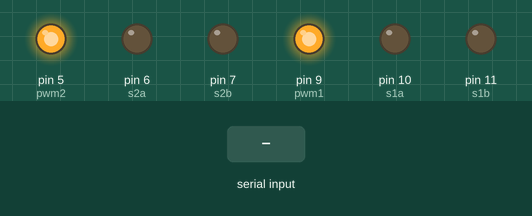
Simulated run of this sketch. Board: Arduino Uno, built with avr-gcc and run on an emulated ATmega328P. Parts: output pins drawn as LEDs (lit = HIGH). Inputs (shaded band) come from the test bench.

Above: at 1.2 s.
1.3 s: byte 30 received over Serial
At 2.5 s:
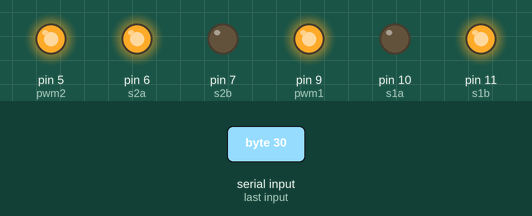
2.8 s: byte 90 received over Serial
At 3.9 s:
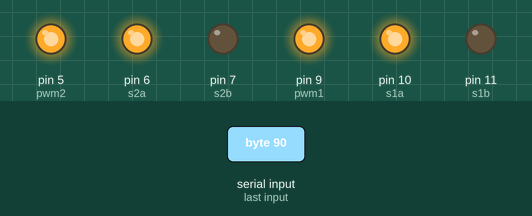
Timing chart, 0 to 5.8 s (numbered marks = the images above; inputs shaded):
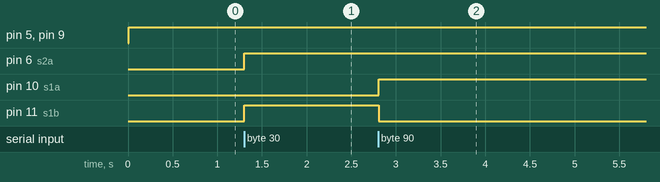

Measured:
- after the input at 1.3 s, pin 6 (s2a), pin 11 (s1b): LOW → HIGH at once
- after the input at 2.8 s, pin 10 (s1a): LOW → HIGH at once; pin 11 (s1b): HIGH → LOW at once

The sketch:

997_ten_numer_to_k_opoty.ino
```cpp
#include <SPI.H>

#define s1a 10
#define s1b 11
#define s2a 6
#define s2b 7
#define pwm1 9
#define pwm2 5

void setup() {
  Serial.begin(9600); // rozpocznij komunikacje z predkoscia 9600
  pinMode(s1a, OUTPUT);
  pinMode(s1b, OUTPUT);
  pinMode(s2a, OUTPUT);
  pinMode(s2b, OUTPUT);
  pinMode(pwm1, OUTPUT);
  pinMode(pwm2, OUTPUT);

  digitalWrite(pwm1, LOW);
  digitalWrite(pwm2, LOW);
}


void loop() {
  delay(10);
  digitalWrite(pwm1, HIGH);
  digitalWrite(pwm2, HIGH);
  int i;

  while (Serial.available() > 0) { // sprawdcz czy jest jakas wartosc
    char wartosc = Serial.read(); // czytaj wartosc
    // analogWrite(9, wartosc); // jakas akcja inc...byte = <0,255> chyba xD
  if(wartosc<=85)
  {
    digitalWrite(s1a, LOW);
    digitalWrite(s1b, HIGH);
    digitalWrite(s2b, LOW);
    digitalWrite(s2a, HIGH);

  }
  else if(wartosc>85 && wartosc<=170)
  {
    digitalWrite(s1b, LOW);
    digitalWrite(s1a, HIGH);
    digitalWrite(s2b, LOW);
    digitalWrite(s2a, HIGH);

  }
  else if(wartosc>170)
  {
    digitalWrite(s1b, LOW);
    digitalWrite(s1a, HIGH);
    digitalWrite(s2a, LOW);
    digitalWrite(s2b, HIGH);
  }
  }

}
```
